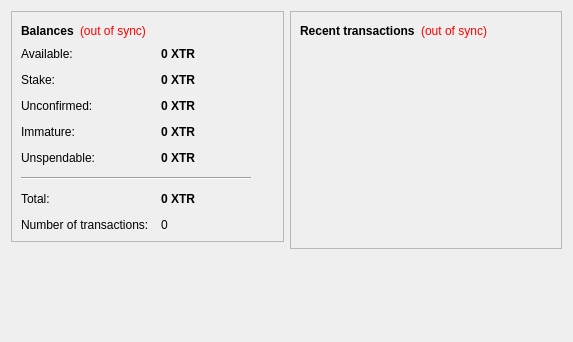
<?xml version="1.0" encoding="UTF-8"?>
<ui version="4.0">
 <class>OverviewPage</class>
 <widget class="QWidget" name="OverviewPage">
  <property name="geometry">
   <rect>
    <x>0</x>
    <y>0</y>
    <width>573</width>
    <height>342</height>
   </rect>
  </property>
  <property name="windowTitle">
   <string>Form</string>
  </property>
  <layout class="QHBoxLayout" name="horizontalLayout" stretch="1,1">
   <item>
    <layout class="QVBoxLayout" name="verticalLayout_2">
     <item>
      <widget class="QFrame" name="frame">
       <property name="frameShape">
        <enum>QFrame::StyledPanel</enum>
       </property>
       <property name="frameShadow">
        <enum>QFrame::Raised</enum>
       </property>
       <layout class="QVBoxLayout" name="verticalLayout_4">
        <item>
         <layout class="QHBoxLayout" name="horizontalLayout_4">
          <item>
           <widget class="QLabel" name="label_5">
            <property name="font">
             <font>
              <weight>75</weight>
              <bold>true</bold>
             </font>
            </property>
            <property name="text">
             <string>Balances</string>
            </property>
           </widget>
          </item>
          <item>
           <widget class="QLabel" name="labelWalletStatus">
            <property name="toolTip">
             <string>The displayed information may be out of date. Your wallet automatically synchronizes with the NitroCoin network after a connection is established, but this process has not completed yet.</string>
            </property>
            <property name="styleSheet">
             <string notr="true">QLabel { color: red; }</string>
            </property>
            <property name="text">
             <string notr="true">(out of sync)</string>
            </property>
            <property name="alignment">
             <set>Qt::AlignLeading|Qt::AlignLeft|Qt::AlignVCenter</set>
            </property>
           </widget>
          </item>
          <item>
           <spacer name="horizontalSpacer_2">
            <property name="orientation">
             <enum>Qt::Horizontal</enum>
            </property>
            <property name="sizeHint" stdset="0">
             <size>
              <width>40</width>
              <height>20</height>
             </size>
            </property>
           </spacer>
          </item>
         </layout>
        </item>
        <item>
         <layout class="QFormLayout" name="formLayout_2">
          <property name="fieldGrowthPolicy">
           <enum>QFormLayout::AllNonFixedFieldsGrow</enum>
          </property>
          <property name="horizontalSpacing">
           <number>12</number>
          </property>
          <property name="verticalSpacing">
           <number>12</number>
          </property>
          <item row="0" column="0">
           <widget class="QLabel" name="labelAvailableText">
            <property name="toolTip">
             <string>Your current available balance</string>
            </property>
            <property name="text">
             <string>Available:</string>
            </property>
           </widget>
          </item>
          <item row="0" column="1">
           <widget class="QLabel" name="labelAvailable">
            <property name="font">
             <font>
              <weight>75</weight>
              <bold>true</bold>
             </font>
            </property>
            <property name="cursor">
             <cursorShape>IBeamCursor</cursorShape>
            </property>
            <property name="toolTip">
             <string>Your current available balance</string>
            </property>
            <property name="text">
             <string notr="true">0 XTR</string>
            </property>
            <property name="alignment">
             <set>Qt::AlignLeading|Qt::AlignLeft|Qt::AlignVCenter</set>
            </property>
            <property name="textInteractionFlags">
             <set>Qt::LinksAccessibleByMouse|Qt::TextSelectableByKeyboard|Qt::TextSelectableByMouse</set>
            </property>
           </widget>
          </item>
          <item row="1" column="0">
           <widget class="QLabel" name="label_6">
            <property name="toolTip">
             <string>Total of coins that was staked, and do not yet count toward the current balance</string>
            </property>
            <property name="text">
             <string>Stake:</string>
            </property>
           </widget>
          </item>
          <item row="1" column="1">
           <widget class="QLabel" name="labelStake">
            <property name="font">
             <font>
              <weight>75</weight>
              <bold>true</bold>
             </font>
            </property>
            <property name="cursor">
             <cursorShape>IBeamCursor</cursorShape>
            </property>
            <property name="toolTip">
             <string>Total of coins that was staked, and do not yet count toward the current balance</string>
            </property>
            <property name="text">
             <string notr="true">0 XTR</string>
            </property>
            <property name="alignment">
             <set>Qt::AlignLeading|Qt::AlignLeft|Qt::AlignVCenter</set>
            </property>
            <property name="textInteractionFlags">
             <set>Qt::LinksAccessibleByMouse|Qt::TextSelectableByKeyboard|Qt::TextSelectableByMouse</set>
            </property>
           </widget>
          </item>
          <item row="2" column="0">
           <widget class="QLabel" name="label_3">
            <property name="toolTip">
             <string>Total of transactions that have yet to be confirmed, and do not yet count toward the current balance</string>
            </property>
            <property name="text">
             <string>Unconfirmed:</string>
            </property>
           </widget>
          </item>
          <item row="2" column="1">
           <widget class="QLabel" name="labelUnconfirmed">
            <property name="font">
             <font>
              <weight>75</weight>
              <bold>true</bold>
             </font>
            </property>
            <property name="cursor">
             <cursorShape>IBeamCursor</cursorShape>
            </property>
            <property name="toolTip">
             <string>Total of transactions that have yet to be confirmed, and do not yet count toward the current balance</string>
            </property>
            <property name="text">
             <string notr="true">0 XTR</string>
            </property>
            <property name="alignment">
             <set>Qt::AlignLeading|Qt::AlignLeft|Qt::AlignVCenter</set>
            </property>
            <property name="textInteractionFlags">
             <set>Qt::LinksAccessibleByMouse|Qt::TextSelectableByKeyboard|Qt::TextSelectableByMouse</set>
            </property>
           </widget>
          </item>
          <item row="3" column="0">
           <widget class="QLabel" name="labelImmatureText">
            <property name="toolTip">
             <string>Mined balance that has not yet matured</string>
            </property>
            <property name="text">
             <string>Immature:</string>
            </property>
           </widget>
          </item>
          <item row="3" column="1">
           <widget class="QLabel" name="labelImmature">
            <property name="font">
             <font>
              <weight>75</weight>
              <bold>true</bold>
             </font>
            </property>
            <property name="toolTip">
             <string>Mined balance that has not yet matured</string>
            </property>
            <property name="text">
             <string notr="true">0 XTR</string>
            </property>
            <property name="alignment">
             <set>Qt::AlignLeading|Qt::AlignLeft|Qt::AlignVCenter</set>
            </property>
            <property name="textInteractionFlags">
             <set>Qt::LinksAccessibleByMouse|Qt::TextSelectableByKeyboard|Qt::TextSelectableByMouse</set>
            </property>
           </widget>
          </item>
          <item row="4" column="0">
           <widget class="QLabel" name="labelBalanceWatchOnlyText">
            <property name="toolTip">
             <string>Your unspendable balance</string>
            </property>
            <property name="text">
             <string>Unspendable:</string>
            </property>
           </widget>
          </item>
          <item row="4" column="1">
           <widget class="QLabel" name="labelBalanceWatchOnly">
            <property name="font">
             <font>
              <weight>75</weight>
              <bold>true</bold>
             </font>
            </property>
            <property name="cursor">
             <cursorShape>IBeamCursor</cursorShape>
            </property>
            <property name="toolTip">
             <string>Your unspendable balance</string>
            </property>
            <property name="text">
             <string notr="true">0 XTR</string>
            </property>
            <property name="alignment">
             <set>Qt::AlignLeading|Qt::AlignLeft|Qt::AlignVCenter</set>
            </property>
            <property name="textInteractionFlags">
             <set>Qt::LinksAccessibleByMouse|Qt::TextSelectableByKeyboard|Qt::TextSelectableByMouse</set>
            </property>
           </widget>
          </item>
          <item row="5" column="0" colspan="2">
           <widget class="Line" name="line">
            <property name="maximumSize">
             <size>
              <width>230</width>
              <height>16777215</height>
             </size>
            </property>
            <property name="orientation">
             <enum>Qt::Horizontal</enum>
            </property>
           </widget>
          </item>
          <item row="6" column="0">
           <widget class="QLabel" name="labelTotalText">
            <property name="toolTip">
             <string>Your current total balance</string>
            </property>
            <property name="text">
             <string>Total:</string>
            </property>
           </widget>
          </item>
          <item row="6" column="1">
           <widget class="QLabel" name="labelTotal">
            <property name="font">
             <font>
              <weight>75</weight>
              <bold>true</bold>
             </font>
            </property>
            <property name="toolTip">
             <string>Your current total balance</string>
            </property>
            <property name="text">
             <string notr="true">0 XTR</string>
            </property>
            <property name="alignment">
             <set>Qt::AlignLeading|Qt::AlignLeft|Qt::AlignVCenter</set>
            </property>
            <property name="textInteractionFlags">
             <set>Qt::LinksAccessibleByMouse|Qt::TextSelectableByKeyboard|Qt::TextSelectableByMouse</set>
            </property>
           </widget>
          </item>
          <item row="7" column="0">
           <widget class="QLabel" name="label_2">
            <property name="toolTip">
             <string>Total number of transactions in wallet</string>
            </property>
            <property name="text">
             <string>Number of transactions:</string>
            </property>
           </widget>
          </item>
          <item row="7" column="1">
           <widget class="QLabel" name="labelNumTransactions">
            <property name="toolTip">
             <string>Total number of transactions in wallet</string>
            </property>
            <property name="text">
             <string notr="true">0</string>
            </property>
           </widget>
          </item>
         </layout>
        </item>
       </layout>
      </widget>
     </item>
     <item>
      <spacer name="verticalSpacer">
       <property name="orientation">
        <enum>Qt::Vertical</enum>
       </property>
       <property name="sizeHint" stdset="0">
        <size>
         <width>20</width>
         <height>40</height>
        </size>
       </property>
      </spacer>
     </item>
    </layout>
   </item>
   <item>
    <layout class="QVBoxLayout" name="verticalLayout_3">
     <item>
      <widget class="QFrame" name="frame_2">
       <property name="frameShape">
        <enum>QFrame::StyledPanel</enum>
       </property>
       <property name="frameShadow">
        <enum>QFrame::Raised</enum>
       </property>
       <layout class="QVBoxLayout" name="verticalLayout">
        <item>
         <layout class="QHBoxLayout" name="horizontalLayout_2">
          <item>
           <widget class="QLabel" name="label_4">
            <property name="text">
             <string>&lt;b&gt;Recent transactions&lt;/b&gt;</string>
            </property>
           </widget>
          </item>
          <item>
           <widget class="QLabel" name="labelTransactionsStatus">
            <property name="toolTip">
             <string>The displayed information may be out of date. Your wallet automatically synchronizes with the NitroCoin network after a connection is established, but this process has not completed yet.</string>
            </property>
            <property name="styleSheet">
             <string notr="true">QLabel { color: red; }</string>
            </property>
            <property name="text">
             <string notr="true">(out of sync)</string>
            </property>
            <property name="alignment">
             <set>Qt::AlignRight|Qt::AlignTrailing|Qt::AlignVCenter</set>
            </property>
           </widget>
          </item>
          <item>
           <spacer name="horizontalSpacer">
            <property name="orientation">
             <enum>Qt::Horizontal</enum>
            </property>
            <property name="sizeHint" stdset="0">
             <size>
              <width>40</width>
              <height>20</height>
             </size>
            </property>
           </spacer>
          </item>
         </layout>
        </item>
        <item>
         <widget class="QListView" name="listTransactions">
          <property name="styleSheet">
           <string notr="true">QListView { background: transparent; }</string>
          </property>
          <property name="frameShape">
           <enum>QFrame::NoFrame</enum>
          </property>
          <property name="verticalScrollBarPolicy">
           <enum>Qt::ScrollBarAlwaysOff</enum>
          </property>
          <property name="horizontalScrollBarPolicy">
           <enum>Qt::ScrollBarAlwaysOff</enum>
          </property>
          <property name="selectionMode">
           <enum>QAbstractItemView::NoSelection</enum>
          </property>
         </widget>
        </item>
       </layout>
      </widget>
     </item>
     <item>
      <spacer name="verticalSpacer_2">
       <property name="orientation">
        <enum>Qt::Vertical</enum>
       </property>
       <property name="sizeHint" stdset="0">
        <size>
         <width>20</width>
         <height>40</height>
        </size>
       </property>
      </spacer>
     </item>
    </layout>
   </item>
  </layout>
 </widget>
 <resources/>
 <connections/>
</ui>
